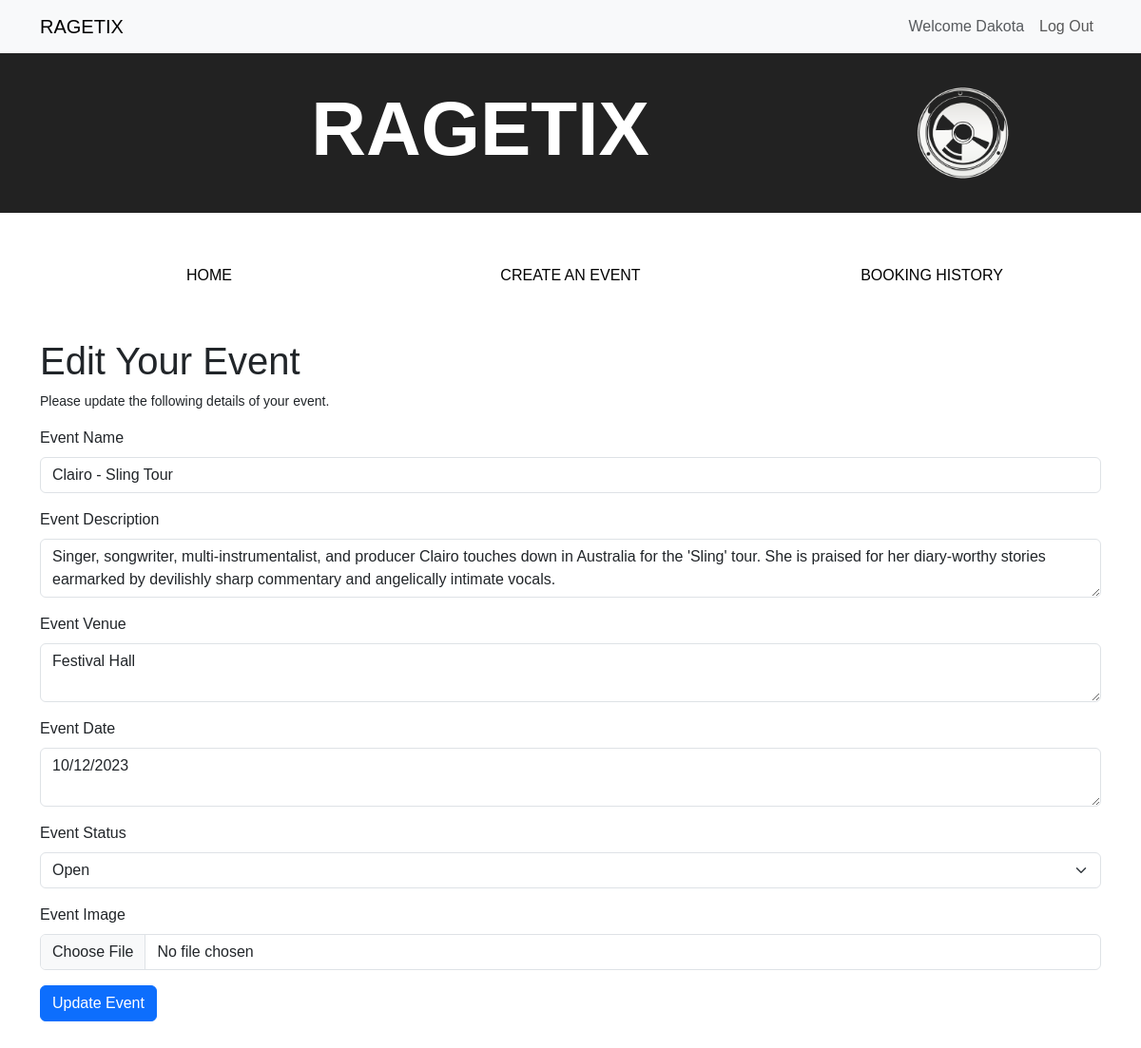
Page /events/edit_event/4 (signed in) on the committed database.
### website/models.py (models this page shows, shortened)
class User(db.Model, UserMixin):
    __tablename__ = 'users'
    id = db.Column(db.Integer, primary_key=True)
    name = db.Column(db.String(100), index=True, unique=True, nullable=False)  # User's name
    emailid = db.Column(db.String(100), index=True, nullable=False)  # User's email
    password_hash = db.Column(db.String(255), nullable=False)  # Hashed password
    comments = db.relationship('Comment', backref='user')  # Relationship to comments
    events_created = db.relationship('Event', backref='creator', lazy='dynamic')

class Event(db.Model):
    __tablename__ = 'events'
    id = db.Column(db.Integer, primary_key=True)
    name = db.Column(db.String(80))  # Event name
    description = db.Column(db.String(200))  # Event description
    date = db.Column(db.String(200))  # Event date
    status = db.Column(db.String(200))  # Event date
    venue = db.Column(db.String(200))  # Event venue
    image = db.Column(db.String(400))  # Event image
    comments = db.relationship('Comment', backref='event')  # Relationship to comments
    user_id = db.Column(db.Integer, db.ForeignKey('users.id'))

### website/events.py (the view, shortened to what this page needs)
@bp.route('/edit_event/<int:event_id>', methods=['GET', 'POST'])
@login_required
def edit_event(event_id):
    event = Event.query.get_or_404(event_id)
    form = EditEventForm(obj=event)  # Prefill form with event data
    return render_template('events/edit.html', form=form)

### website/forms.py
class EditEventForm(FlaskForm):
    STATUS_LIST = [
        ('Open', 'Open'),
        ('Inactive', 'Inactive'),
        ('Sold Out', 'Sold Out'),
        ('Cancelled', 'Event Cancelled'),
    ]
    name = StringField('Event Name', validators=[InputRequired()])
    description = TextAreaField('Event Description', validators=[InputRequired()])
    venue = TextAreaField('Event Venue', validators=[InputRequired()])
    date = TextAreaField('Event Date', validators=[InputRequired()])
    status = SelectField('Event Status', choices=STATUS_LIST)
    image = FileField('Event Image', validators=[FileRequired(message='Image cannot be empty'), FileAllowed(ALLOWED_FILE, message='File is not supported')])
    submit = SubmitField("Update Event")

### website/templates/events/edit.html (shortened to what this page needs)
{% extends 'base.html' %}
{% from 'bootstrap5/form.html' import render_form %}
{% block content %}
  <div class="container">
    <div class="row mt-5">
      <div class="col-md-12">
        <h1>Edit Your Event</h1>
        <p>Please update the following details of your event.</p>
        <form method="POST" enctype="multipart/form-data">
          {{ render_form(form) }}
        </form>
      </div>
    </div>
  </div>
{% endblock %}

### website/templates/base.html (shortened to what this page needs)
<html>
<head>
    <link href="https://cdn.jsdelivr.net/npm/bootstrap@5.3.0-alpha3/dist/css/bootstrap.min.css" rel="stylesheet">
</head>
<body>
    <header>
        <nav class="navbar navbar-expand-lg navbar-light bg-light">
            <div class="container">
               <a href="/" class="navbar-brand">RAGETIX</a>
               <div class="collapse navbar-collapse justify-content-end" id="navbarSupportedContent">
                  <div class="navbar-nav ml-auto">
                     {% if current_user.is_authenticated %}
                        <a class="nav-item nav-link disabled text-muted" href="#">Welcome {{current_user.name}}</a>
                        <a class="nav-item nav-link" href="{{ url_for('auth.logout') }}">Log Out</a>
                     {% else %}
                        <a class="nav-item nav-link" href="{{ url_for('auth.register') }}">Register</a>
                        <a class="nav-item nav-link" href="{{ url_for('auth.login') }}">Log In</a>
                     {% endif %}
                  </div>
               </div>
            </div>
         </nav>
<head>
            <link href="https://cdn.jsdelivr.net/npm/bootstrap@5.3.1/dist/css/bootstrap.min.css" rel="stylesheet">
            <link href="{{ url_for('static', filename='style/style1.css') }}" rel="stylesheet">
          </head>
          <body class="mb-4">
            <div class="coloured-jumbotron-2 jumbotron-fluid text-center header-jumbotron mb-5">
              <div class="container">
                <div class="row align-items-center">
                  <div class="col-10 text-center">
                    <h1 class="display-1 bold-text">RAGETIX</h1>
                  </div>
                  <div class="col-1">
                    <img src="{{ url_for('static', filename='image/ragetix-logo.png') }}" alt="RAGETIX Logo" class="float-end" style="max-width: 100px;">
                  </div>
                </div>
              </div>
            </div>
            <div class="container mb-5">
              <div class="row justify-content-center">
                <div class="col-4 text-center">
                  <button type="button" class="btn nav-btn"><a href="/" class="custom-link">HOME</a></button>
                </div>
                <div class="col-4 text-center">
                  <button type="button" class="btn nav-btn btn-block"><a href="{{ url_for('event.create') }}" class="custom-link">CREATE AN EVENT</a></button>
                </div>
                <div class="col-4 text-center">
                  <button type="button" class="btn nav-btn btn-block"><a href="{{ url_for('event.booking_history') }}" class="custom-link">BOOKING HISTORY</a></button>
                </div>
              </div>
            </div>
    </header>
    {% block content %}
    {% endblock %}
</body>
</html>

### website/static/style/style1.css (style rules this page uses)
body { font-family: 'Manrope', sans-serif }
p { font-size: 14px; }
.nav-btn { background-color: transparent; border: none; }
.custom-link { color: black; text-decoration: none; }
.header-jumbotron { background-color: #222222; color: white; margin-bottom: 20px; padding: 2rem 1rem; }
.bold-text { font-weight: bold; }

### rows in the picture
User: name "Dakota"
Event: name "Clairo - Sling Tour", description "Singer, songwriter, multi-instrumentalist, and producer Clairo touches down in Australia for the 'Sling' tour. She is praised for her diary-worthy stories earmarked by devilishly sharp commentary and angelically intimate vocals.", venue "Festival Hall", date "10/12/2023", status "Open"
